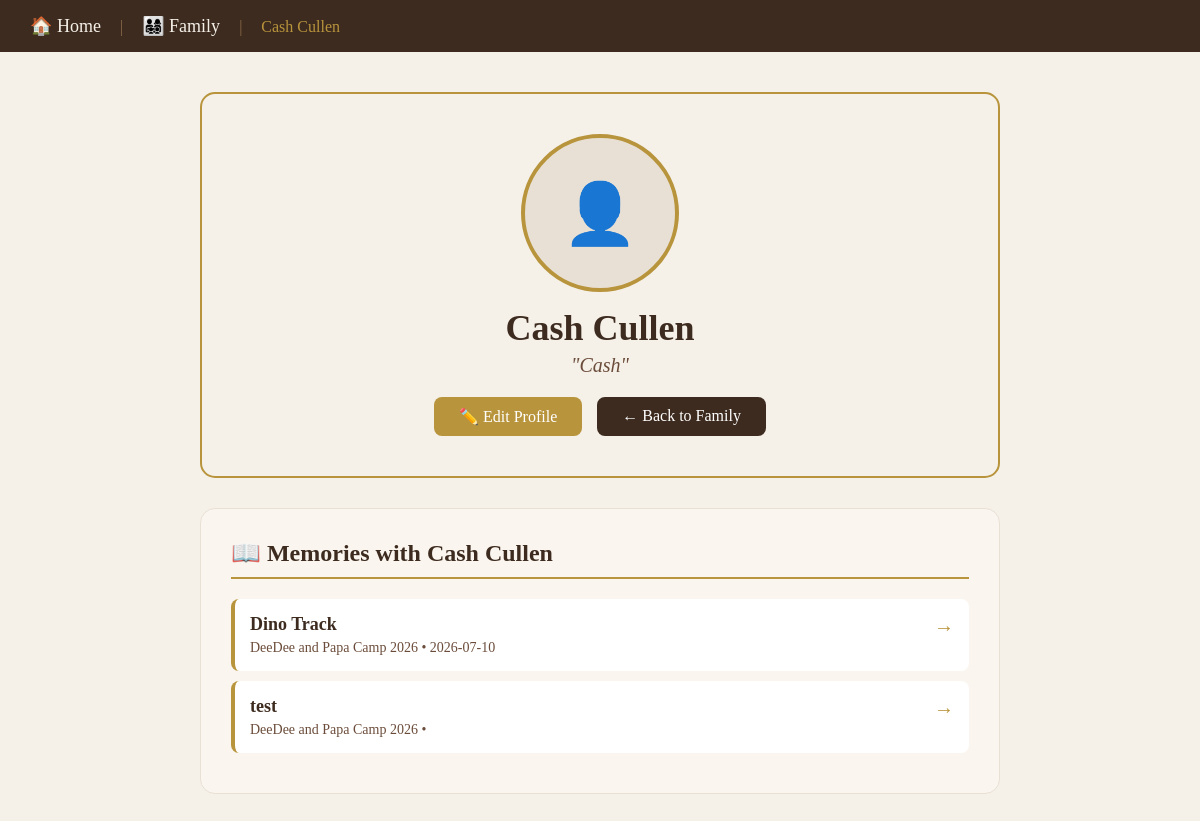
Page /family-member/3 on the committed database.
### tables this page shows
CREATE TABLE family_members (
            id INTEGER PRIMARY KEY AUTOINCREMENT,
            family_id INTEGER NOT NULL,
            name TEXT NOT NULL,
            nickname TEXT,
            birth_date TEXT,
            photo TEXT,
            bio TEXT,
            created_at TIMESTAMP DEFAULT CURRENT_TIMESTAMP, email TEXT,
            FOREIGN KEY(family_id) REFERENCES families(id)
        );

CREATE TABLE posts (
            id INTEGER PRIMARY KEY AUTOINCREMENT,
            family_id INTEGER NOT NULL,
            event_id INTEGER,
            title TEXT NOT NULL,
            adventure_day TEXT,
            date TEXT,
            people TEXT,
            story TEXT,
            favorite_memory TEXT,
            funniest_moment TEXT,
            something_learned TEXT,
            thankful_for TEXT,
            rating TEXT,
            adventure_photo TEXT,
            hero_caption TEXT,
            latitude REAL,
            longitude REAL,
            FOREIGN KEY(family_id) REFERENCES families(id),
            FOREIGN KEY(event_id) REFERENCES events(id)
        );

CREATE TABLE events (
            id INTEGER PRIMARY KEY AUTOINCREMENT,
            family_id INTEGER NOT NULL,
            name TEXT NOT NULL,
            year TEXT,
            location TEXT,
            description TEXT, month TEXT,
            FOREIGN KEY(family_id) REFERENCES families(id)
        );

### app.py (the view)
@app.route("/family-member/<int:member_id>")
def family_member_detail(member_id):
    conn = get_db_connection()
    member = conn.execute("SELECT * FROM family_members WHERE id = ?", (member_id,)).fetchone()
    if member is None:
        conn.close()
        return "Family member not found", 404
    memories = conn.execute("""
        SELECT posts.*, events.name as event_name
        FROM posts
        JOIN memory_people ON posts.id = memory_people.memory_id
        JOIN events ON posts.event_id = events.id
        WHERE memory_people.family_member_id = ?
        ORDER BY posts.date DESC
    """, (member_id,)).fetchall()
    conn.close()
    return render_template("family_member_detail.html", member=member, memories=memories)

### app.py (called while the page is built)
def get_db_connection():
    conn = sqlite3.connect(DB_NAME)
    conn.row_factory = sqlite3.Row
    return conn

@app.context_processor
def inject_user():
    return dict(current_user=current_user)

### templates/family_member_detail.html (shortened to what this page needs)
<!DOCTYPE html>
<html lang="en">
<head>
</head>
<body>
<div class="nav">
    <div>
        <a href="/">🏠 Home</a>
        <span style="margin: 0 15px; color: #8b6b4a;">|</span>
        <a href="/family-members">👨‍👩‍👧‍👦 Family</a>
        <span style="margin: 0 15px; color: #8b6b4a;">|</span>
        <span style="color: #b8943c;">{{ member.name }}</span>
    </div>
</div>
<div class="container">
    <div class="profile-card">
        {% if member.photo %}
        <img src="/static/uploads/{{ member.photo }}" alt="{{ member.name }}" class="avatar">
        {% else %}
        <div class="avatar-placeholder">👤</div>
        {% endif %}
        <h1>{{ member.name }}</h1>
        {% if member.nickname %}
        <p class="nickname">"{{ member.nickname }}"</p>
        {% endif %}
        <div class="actions">
            <a href="/edit-family-member/{{ member.id }}" class="btn-edit">✏️ Edit Profile</a>
            <a href="/family-members" class="btn-back">← Back to Family</a>
        </div>
    </div>
    <div class="memories-section">
        <h2>📖 Memories with {{ member.name }}</h2>
        {% if memories %}
            {% for memory in memories %}
            <a href="/memory/{{ memory.id }}" class="memory-item">
                <span class="arrow">→</span>
                <h3 class="title">{{ memory.title }}</h3>
                <p class="details">{{ memory.event_name }} • {{ memory.date }}</p>
            </a>
            {% endfor %}
        {% else %}
            <p class="no-memories">📖 {{ member.name }} hasn't been tagged in any memories yet.</p>
        {% endif %}
    </div>
</div>
</body>
</html>

### templates/family_member_detail.html (style rules this page uses)
body { font-family: 'Georgia', serif; background-color: #f5f0e8; color: #3d2b1f; margin: 0; padding: 0; }
.container { max-width: 800px; margin: 40px auto; padding: 0 20px; }
.nav { background: #3d2b1f; padding: 15px 30px; color: white; display: flex; justify-content: space-between; align-items: center; flex-wrap: wrap; }
.nav a { color: #f5f0e8; text-decoration: none; font-size: 18px; }
.profile-card { background: #f5f0e8; padding: 40px; border-radius: 15px; border: 2px solid #b8943c; text-align: center; margin-bottom: 30px; }
.profile-card .avatar-placeholder { width: 150px; height: 150px; border-radius: 50%; background: #e8e0d5; display: flex; align-items: center; justify-content: center; margin: 0 auto 15px auto; border: 4px solid #b8943c; font-size: 60px; color: #8b6b4a; }
.profile-card h1 { color: #3d2b1f; font-size: 36px; margin: 0; }
.profile-card .nickname { color: #6b4c3a; font-size: 20px; font-style: italic; margin: 5px 0; }
.profile-card .actions { display: flex; gap: 15px; justify-content: center; margin-top: 20px; flex-wrap: wrap; }
.btn-edit { background: #b8943c; color: white; padding: 10px 25px; text-decoration: none; border-radius: 8px; font-size: 16px; display: inline-block; }
.btn-back { background: #3d2b1f; color: white; padding: 10px 25px; text-decoration: none; border-radius: 8px; font-size: 16px; display: inline-block; }
.memories-section { background: #faf6ef; padding: 30px; border-radius: 15px; border: 1px solid #e8e0d5; }
.memories-section h2 { color: #3d2b1f; font-size: 24px; margin-top: 0; border-bottom: 2px solid #b8943c; padding-bottom: 10px; }
.memory-item { background: white; padding: 15px; border-radius: 8px; border-left: 4px solid #b8943c; margin-bottom: 10px; text-decoration: none; display: block; transition: all 0.3s; }
.memory-item .title { color: #3d2b1f; margin: 0; font-size: 18px; }
.memory-item .details { color: #6b4c3a; margin: 5px 0 0 0; font-size: 14px; }
.memory-item .arrow { color: #b8943c; font-size: 20px; float: right; }

### rows in the picture
family_members: name "Cash Cullen", nickname "Cash"
posts: title "Dino Track", event_name "DeeDee and Papa Camp 2026", date "2026-07-10"
posts: title "test", event_name "DeeDee and Papa Camp 2026"
